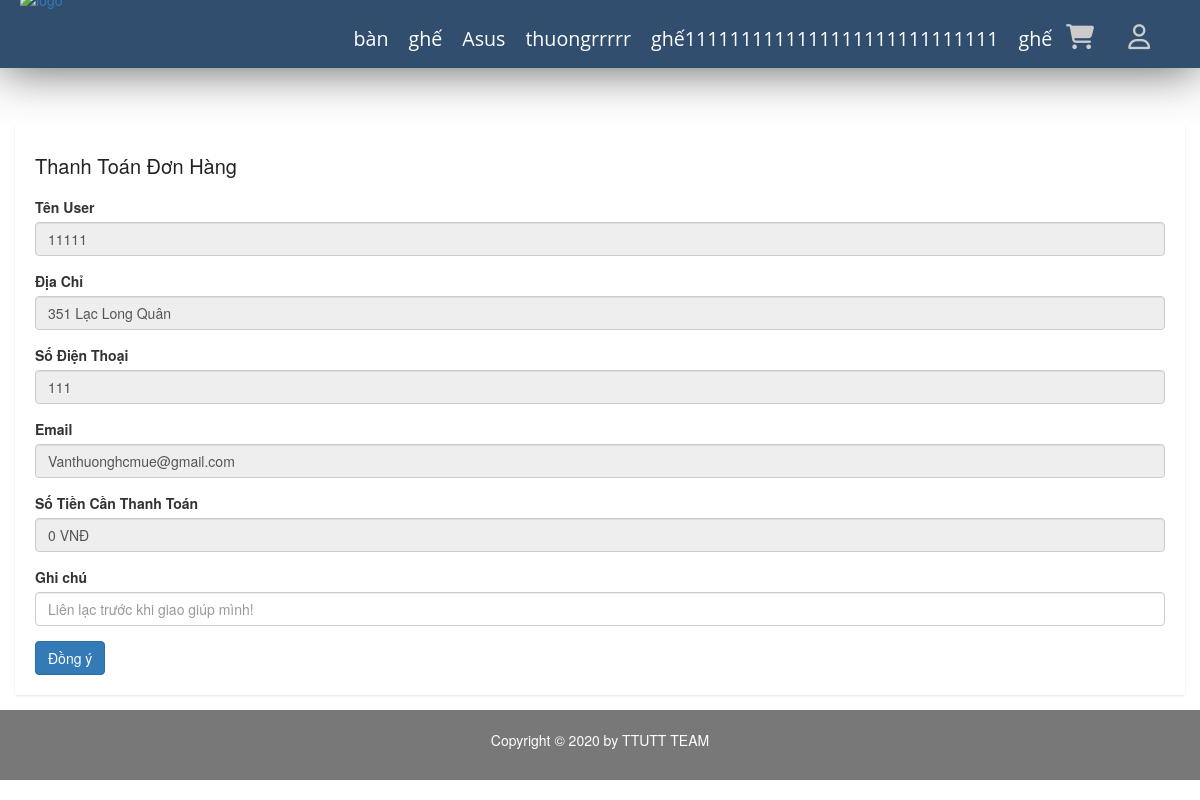
Page /public/pages/thanh-toan.php on the earlier database version.
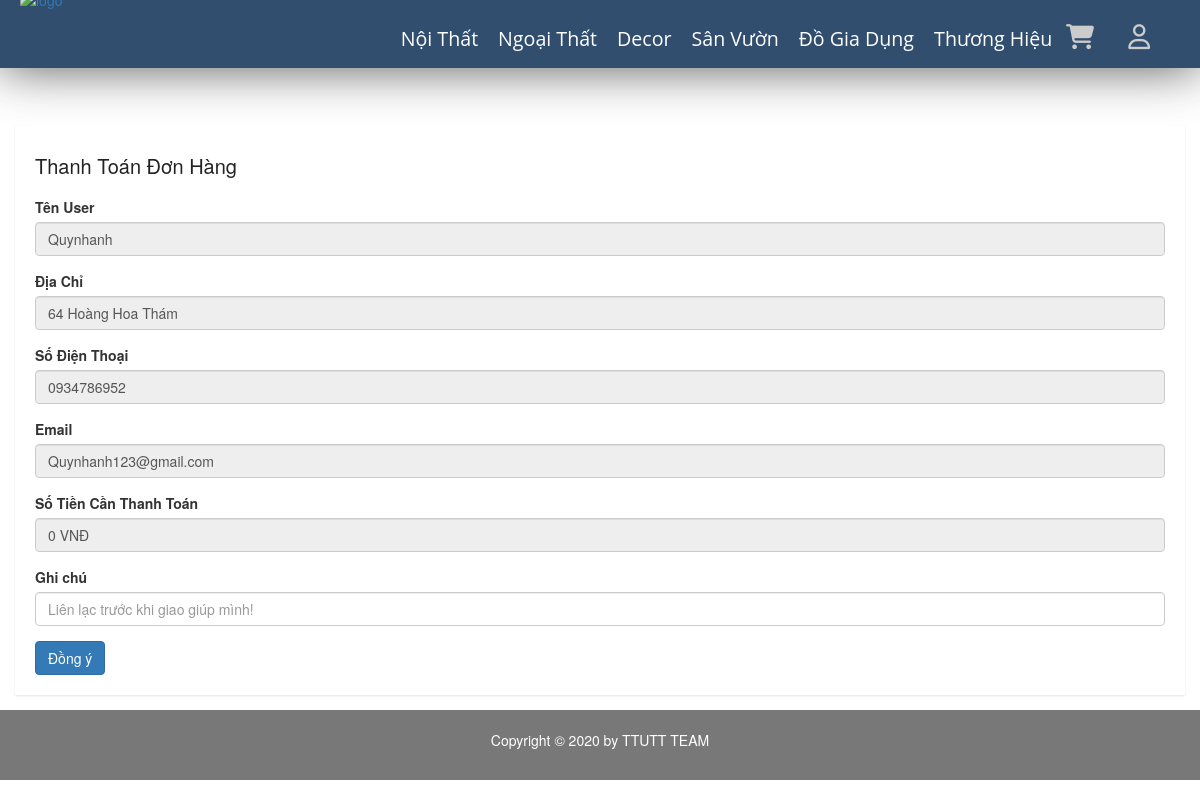
Same page on the later database version.
### tables this page shows
CREATE TABLE `category` (
  `id` int(11) NOT NULL,
  `name` varchar(100) DEFAULT NULL,
  `slug` varchar(100) DEFAULT NULL,
  `images` varchar(100) DEFAULT NULL,
  `banner` varchar(100) DEFAULT NULL,
  `home` tinyint(100) DEFAULT 0,
  `status` tinyint(4) DEFAULT 0,
  `created_at` timestamp NOT NULL DEFAULT current_timestamp(),
  `updated` timestamp NOT NULL DEFAULT current_timestamp() ON UPDATE current_timestamp()
);

CREATE TABLE `users` (
  `id` int(11) NOT NULL,
  `name` varchar(100) DEFAULT NULL,
  `email` varchar(100) DEFAULT NULL,
  `address` varchar(100) DEFAULT NULL,
  `phone` char(15) DEFAULT NULL,
  `Account` varchar(50) NOT NULL,
  `password` varchar(50) DEFAULT NULL,
  `avatar` varchar(100) DEFAULT NULL,
  `status` tinyint(4) DEFAULT 1,
  `token` varchar(50) DEFAULT NULL,
  `created_at` timestamp NULL DEFAULT NULL,
  `updata_up` timestamp NULL DEFAULT NULL ON UPDATE current_timestamp()
);

### libraries/Database.php (called while the page is built, shortened)
<?php
class DataProvider
{
	public static function ExecuteQuery($sql)
	{
		try{
			$connection = mysqli_connect("localhost","root","", "webnoithat");
			mysqli_query($connection, "set names 'utf8'");
			$result = mysqli_query($connection, $sql);
			return $result;
		}catch(Exception $ex)
		{
			return null;
		}
    }
}
?>

### public/pages/thanh-toan.php (the view, shortened to what the changed rows need)
<?php
require_once __DIR__ . "/../../layouts/header.php";
?>
<div class="product-status mg-tb-15">
    <div class="container-fluid">
        <div class="row">
            <div class="col-lg-12 col-md-12 col-sm-12 col-xs-12">
                <div class="product-status-wrap">
                    <form action="" method="post" enctype="multipart/form-data" id="USedit">
                        <?php
                        try {
                            $sql = "SELECT * FROM users";
                            $result = DataProvider::ExecuteQuery($sql);
                            $row = mysqli_fetch_array($result);
                        } catch (Exception $ex) {
                            echo "Không thể mở CSDL";
                        }
                        ?>
                        <div class="form-group">
                            <label>Tên User</label>
                            <input readonly="" type="text" class="form-control" placeholder="Enter name" name="TenUS" value="<?php echo $row['name'] ?>">
                        </div>
                        <div class="form-group">
                            <label>Địa Chỉ</label>
                            <input readonly="" type="text" class="form-control" placeholder="351 Lạc Long Quân-Phường 4- Quận 5- Thành Phố Hồ Chí Minh" name="address" value="<?php echo $row['address'] ?>">
                        </div>
                        <div class="form-group">
                            <label>Số Điện Thoại</label>
                            <input readonly="" type="number" class="form-control" placeholder="0345197655" name="phone" value="<?php echo $row['phone'] ?>">
                        </div>
                        <div class="form-group">
                            <label>Email</label>
                            <input readonly="" type="email" class="form-control" placeholder="ABC@gmail.com" name="email" value="<?php echo $row['email'] ?>">
                        </div>
                    </form>
                </div>
            </div>
        </div>
    </div>
</div>
<?php
require_once __DIR__ . "/../../layouts/footer.php" ?>

### layouts/header.php (shortened to what the changed rows need)
<!DOCTYPE html>
<html>
<head>
    <link rel="stylesheet" href="/redirect?Id=CvmsVv9asuSiOaRBBz9urpS909ixNzNqI37%2b8O1yQr4%3d">
    <link rel="stylesheet" type="text/css" href="../vendors/fonts/css/fontawesome.css">
    <link rel="stylesheet" type="text/css" href="../resources/css/styles.css">
    <link rel="stylesheet" href="../vendors/css/bootstrap.css">
    <link rel="stylesheet" href="../resources/css/queries.css">
    <link rel="stylesheet" href="../vendors/css/bootstrap-grid.css">
    <link rel="stylesheet" href="css/bootstrap.min.css">
    <link rel="stylesheet" href="css/font-awesome.min.css">
    <link rel="stylesheet" href="css/owl.carousel.css">
    <link rel="stylesheet" href="css/owl.theme.css">
    <link rel="stylesheet" href="css/owl.transitions.css">
    <link rel="stylesheet" href="css/animate.css">
    <link rel="stylesheet" href="css/normalize.css">
    <link rel="stylesheet" href="css/meanmenu.min.css">
    <link rel="stylesheet" href="css/main.css">
    <link rel="stylesheet" href="css/morrisjs/morris.css">
    <link rel="stylesheet" href="css/scrollbar/jquery.mCustomScrollbar.min.css">
    <link rel="stylesheet" href="css/metisMenu/metisMenu.min.css">
    <link rel="stylesheet" href="css/metisMenu/metisMenu-vertical.css">
    <link rel="stylesheet" href="css/calendar/fullcalendar.min.css">
    <link rel="stylesheet" href="css/calendar/fullcalendar.print.min.css">
    <link rel="stylesheet" href="style.css">
    <link rel="stylesheet" href="css/responsive.css">
    <link rel="stylesheet" href="https://maxcdn.bootstrapcdn.com/bootstrap/3.3.5/css/bootstrap.min.css"><script src="https://maxcdn.bootstrapcdn.com/bootstrap/3.3.5/js/bootstrap.min.js"></script>
</head>
<body>
    <div class="sticky">
        <nav>
            <div>
            <ul class="main-nav">
                    <?php
                    $sql = "SELECT * FROM `category`";
                    $category = DataProvider::ExecuteQuery($sql);
                    while ($loai = mysqli_fetch_array($category)) {
                        $chuoi = <<< EOD
                          <li><a class="a" href="/DoAnWeb2020/public/pages/show-row.php?id={$loai['id']}">  {$loai['name']}</a>
                          <ul class="submenu">
                          EOD;
                        echo $chuoi;
                        echo " </ul>";
                    }
                    echo   "</li>";
                    ?>
                    <a class="fas fa-shopping-cart " href="gio-hang.php" id="icoi"></a>
                    <?php if (isset($_SESSION['name'])) :   ?>
                        <div class="btn-group">
                            <button type="button" class="btn btn-info dropdown-toggle" data-toggle="dropdown" aria-haspopup="true" aria-expanded="false">
                           <?php echo $_SESSION['name'] ?>
                            </button>
                            <div class="dropdown-menu">
                                <a class="dropdown-item" href="#">Đơn hàng</a>
                                <a class="dropdown-item" href="#"></a>
                                <a class="dropdown-item" href="#">Hồ sơ</a>
                                <div class="dropdown-divider"></div>
                                <a class="dropdown-item" href="/DoAnWeb2020/public/pages/thoat.php">Đăng xuất</a>
                            </div>
                        </div>
                    <?php else : ?>
                        <a class="far fa-user " href="login.php" id="icoi"></a>
                    <?php endif ?>
                </ul>
            </div>
        </nav>
    </div>

Differences in the rows shown:
removed category: name "bàn"
removed category: name "ghế"
removed category: name "Asus"
removed category: name "thuongrrrrr"
removed category: name "ghế1111111111111111111111111111"
removed category: name "ghế"
removed users: TenUS "11111", address "351 Lạc Long Quân", phone "111", email "Vanthuonghcmue@gmail.com"
added category: name "Nội Thất"
added category: name "Ngoại Thất"
added category: name "Decor"
added category: name "Sân Vườn"
added category: name "Đồ Gia Dụng"
added category: name "Thương Hiệu"
added users: TenUS "Quynhanh", address "64 Hoàng Hoa Thám", phone "0934786952", email "Quynhanh123@gmail.com"
